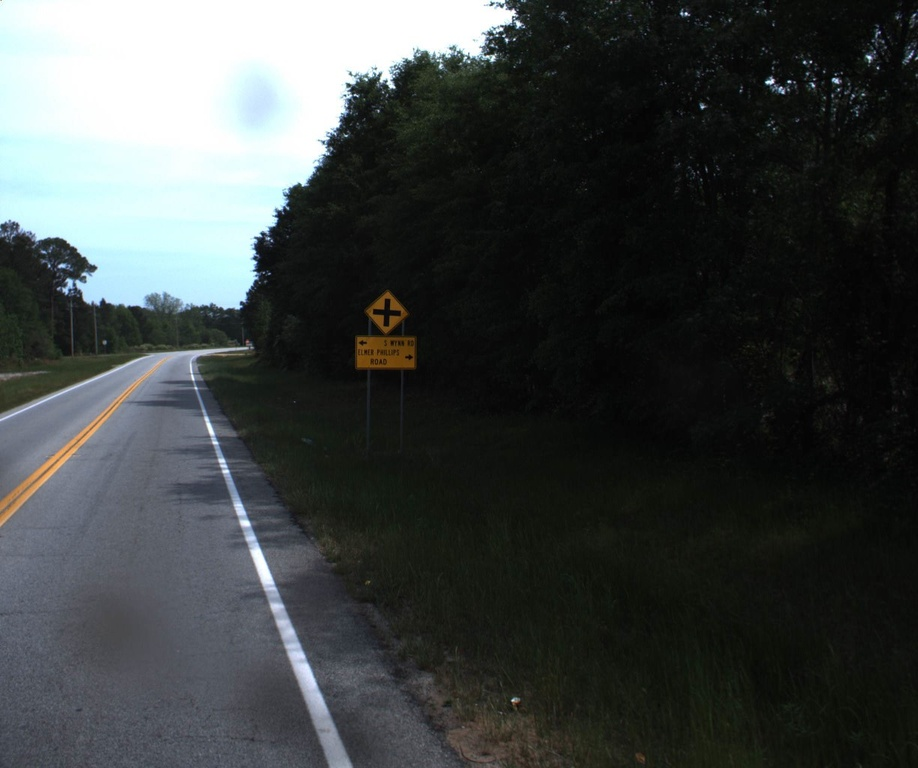
#> input picture data/002.jpg, 918 x 768 px, shrunk from 1224 x 1024 before the run; its folder holds only this picture in this run
$ python -i color_model_filter.py   (imports and definitions only)   (older library calls are emulated)
#> lines starting #> are read from the running program, lines starting #| are printed output that depends on the picture; after the words box and inside, x2 and y2 are one past the last pixel; in counts of white or black regions, pixels touching at a corner belong together
#> further down, picture is the input picture: shape (768, 918, 3); mean B, G, R 66, 66.5, 62.3
import cv2
import numpy as np

# globally define kernels (do not recreate them for each image)
small_closing_kernel = cv2.getStructuringElement(cv2.MORPH_ELLIPSE, (5, 5))
noise_kernel = cv2.getStructuringElement(cv2.MORPH_ELLIPSE, (5, 5))
# [5 lines of commented-out code are left out]


def generate_mask_from_color_model(hsv_image: np.ndarray, fallback_to_percentile_threshold: bool=True):
    mask = generate_raw_mask(hsv_image, percentile_fallback=fallback_to_percentile_threshold)
    mask = filter_mask_noise(mask)
    return mask


def generate_raw_mask(hsv_image: np.ndarray, percentile_fallback: bool=True):
#> called with percentile_fallback = True
    hue = cv2.GaussianBlur(hsv_image[:, :, 0], (3, 3), 0)
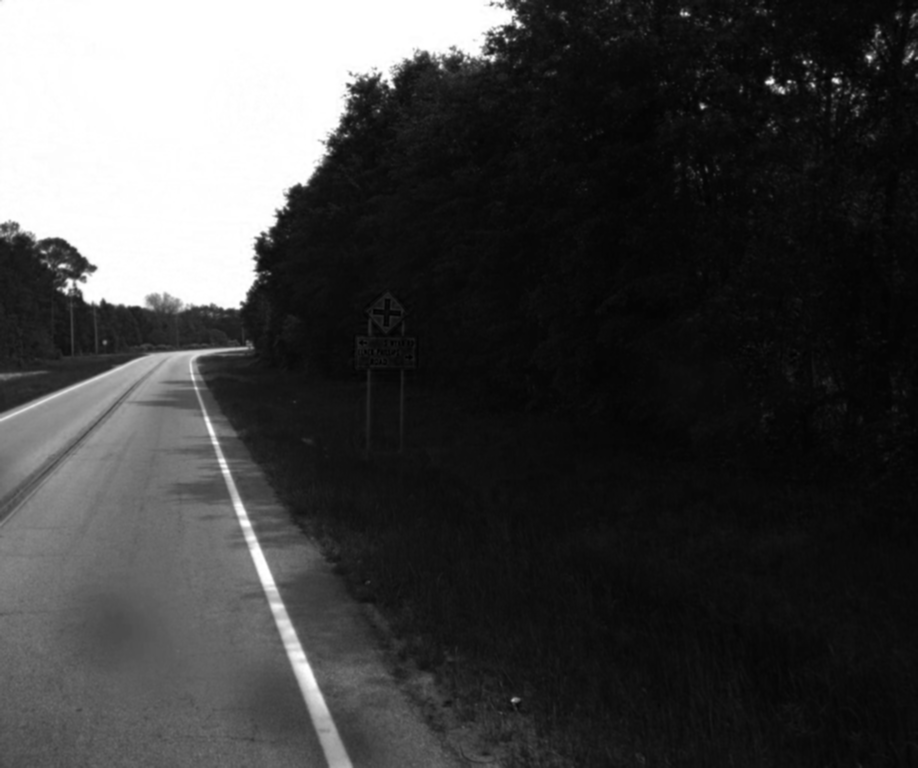
#> hue: shape (768, 918); min 1, max 255, mean 66
    hue_mask = (hue < 40) & (hue > 10)
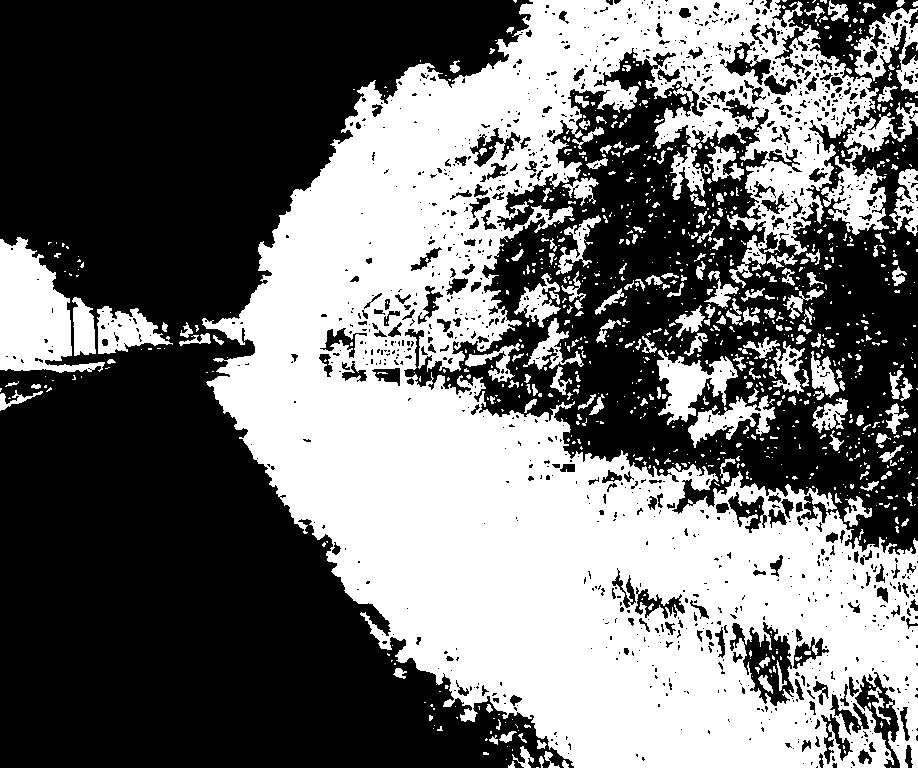
#> hue_mask: shape (768, 918) bool; 43.9% white; 993 white regions (772 under 20 px), largest, box (x1, y1, x2, y2) and area: (202, 0, 918, 768) 263552, (0, 237, 105, 373) 7713, (657, 350, 738, 425) 2750
    yellow_saturation = cv2.GaussianBlur(hsv_image[:, :, 1], (3, 3), 0)
    yellow_saturation = yellow_saturation * hue_mask
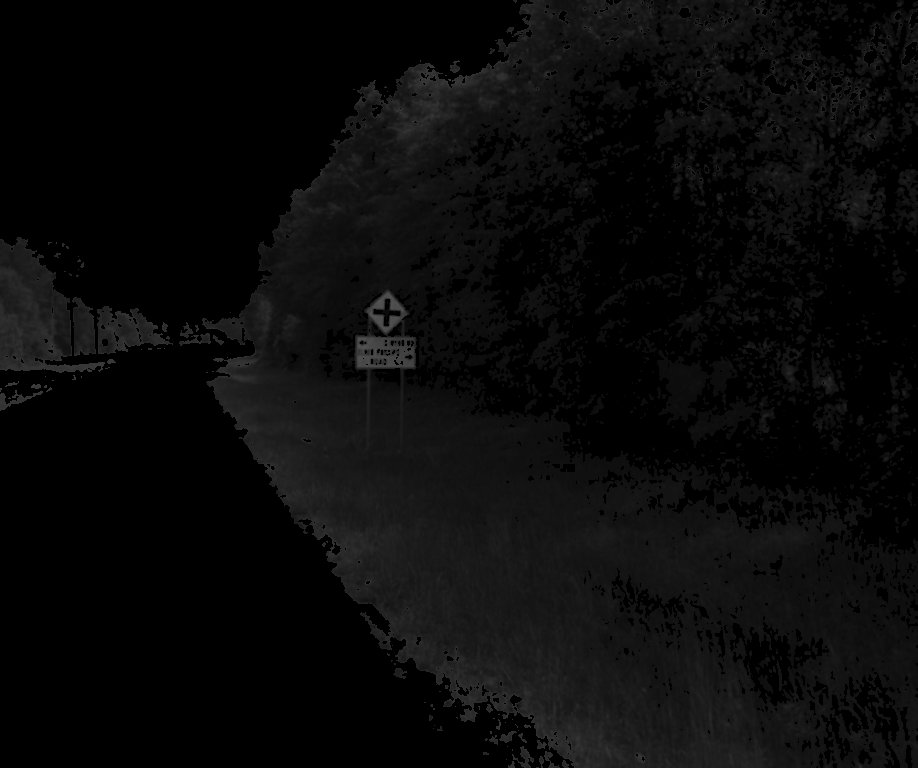
#> yellow_saturation: shape (768, 918); min 0, max 84, mean 9.6
    # define saturation threshold using value histogram
    smin, smax = np.percentile(yellow_saturation, [97, 99.87])
#> smin = 36; smax = 68
    hist, col = np.histogram(yellow_saturation, 25)
#> hist = 25 values, max 395378 at index 0, min 7 at index 1, mean 28201; col = 26 values from 0 to 84
    correct_threshold = int(hue_mask.sum() * 0.025)
#> correct_threshold = 7741
    last_v = correct_threshold
#> last_v = 7741
    last_convex_index = None
    was_increasing = False
    for i, v in enumerate(hist):
        if i < 8:
            continue
        if col[i] > smax > 100:
            break
        # if variation goes from decreasing to increasing keep index
        if v >= last_v and hist[i] < correct_threshold:
            if not was_increasing:
                last_convex_index = i
            # print(last_convex_index, v, last_v)
            was_increasing = True
        elif v < 0.95 * last_v:
            was_increasing = False
        last_v = v
#> this loop made 25 passes
#> (v, last_convex_index, was_increasing, last_v) on passes 20, 23: (334, 19, True, 334), (262, 22, True, 262)
#> (v, was_increasing, last_v) on passes 10 to 15: (13420, False, 13420), (9393, False, 9393), (8257, False, 8257), (4059, False, 4059), (3446, False, 3446), (1503, False, 1503)

    # if no curve inversion found fall back to the old fashioned percentile method
    if last_convex_index is None:
        if percentile_fallback:
            threshold = int(0.6 * (smax - smin) + smin)
        else:
            raise HistogramThresholdDetectionFailedError
    else:
        if col[last_convex_index - 2] > smin:
            last_convex_index -= 3
#> last_convex_index = 19
        else:
            last_convex_index -= 1
        threshold = col[last_convex_index]
#> threshold = 63.84
    # print("elected threshold:", threshold)
    return (yellow_saturation > threshold).astype(np.uint8)
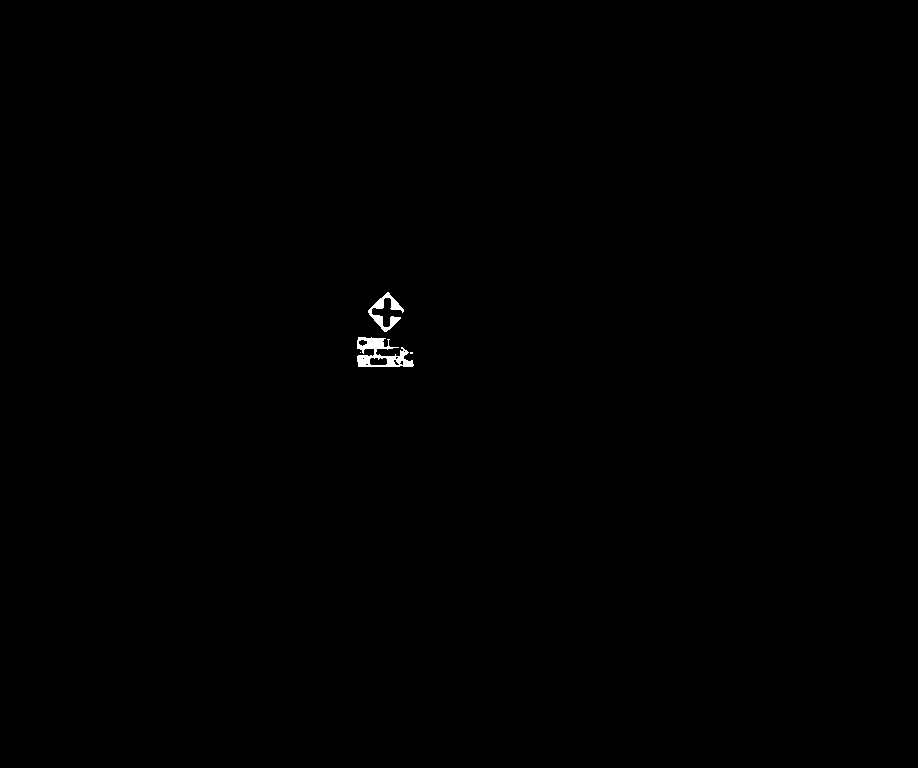
#> returned value: shape (768, 918); values 0 (black) and 1 (white), 0.19% white; 4 white regions (2 under 20 px), largest, box (x1, y1, x2, y2) and area: (357, 337, 414, 367) 846, (368, 292, 404, 332) 470


def filter_mask_noise(mask: np.ndarray):
    # Close sign to fix imperfect color model
    mask = cv2.dilate(mask, small_closing_kernel)
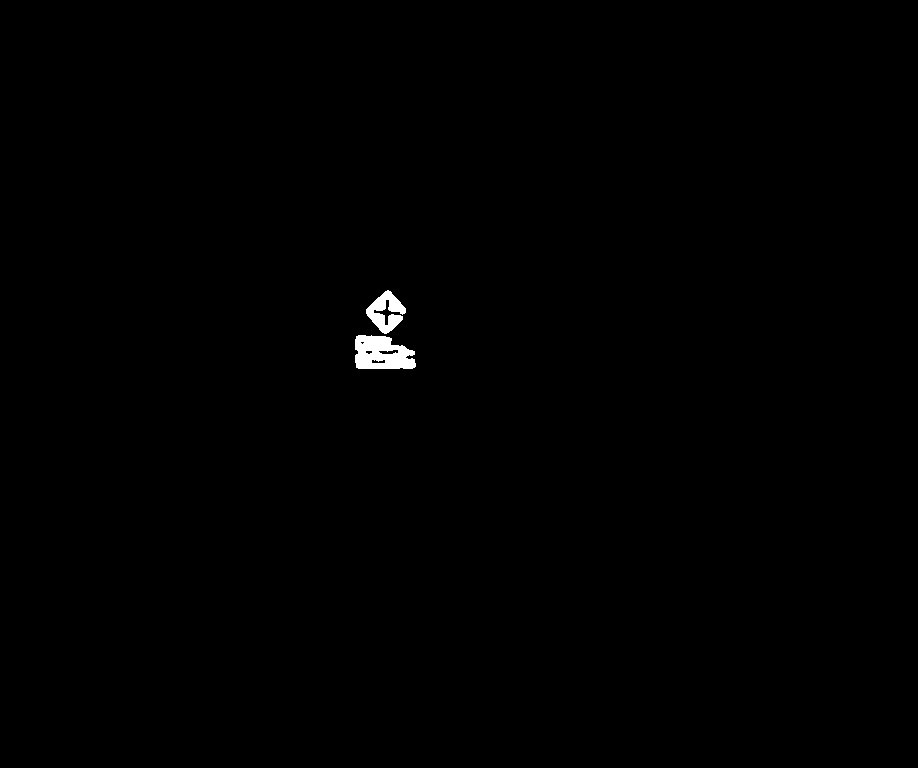
#> mask: shape (768, 918); values 0 (black) and 1 (white), 0.35% white; 2 white regions
    # mask = cv2.morphologyEx(mask, cv2.MORPH_CLOSE, small_closing_kernel)  # close sign
    # Fill contours to prevent problem of splited sign when removing noise
    _, contours, _ = cv2.findContours(mask, cv2.RETR_EXTERNAL, cv2.CHAIN_APPROX_SIMPLE)
#> contours = 2 contours; box (x1, y1, x2, y2) and area: (355, 335, 416, 369) 1578, (366, 290, 406, 334) 818
    mask = cv2.drawContours(mask, contours, -1, 1, -1)
#> mask: shape (768, 918); values 0 (black) and 1 (white), 0.37% white; 2 white regions, box (x1, y1, x2, y2) and area: (355, 335, 416, 369) 1672, (366, 290, 406, 334) 914
    # [4 lines of commented-out code are left out]
    return mask


class HistogramThresholdDetectionFailedError(Exception):
    pass

>>> import cv2
>>> picture = cv2.imread('../../data/002.jpg')
>>> result = generate_mask_from_color_model(picture)
